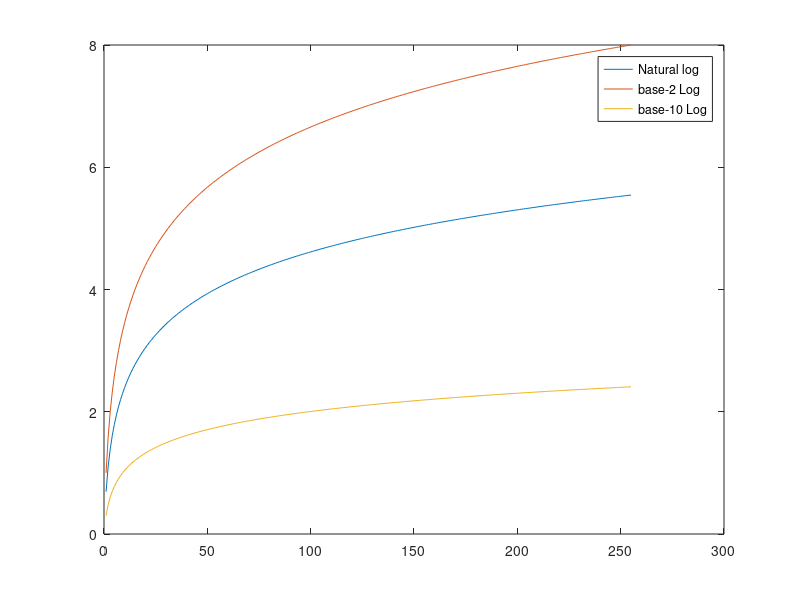

MATLAB code for this plot: (Note: this script raises an error after producing the figure.)
clear all; 
close all
%Logarithmic Transformation%

x = uint8(1:255);
c = 1;
gp1 = c*log(1+double(x));
gp2 = c*log2(1+double(x));
gp3 = c*log10(1+double(x));

figure(3);

plot(x, gp1, x, gp2, x,gp3);
legend('Natural log', 'base-2 Log', 'base-10 Log')

f = imread('blurimg.gif');

g1 = c*log(1+double(f));
gs1 = im2uint8(mat2gray(g1));

g2 = c*log2(1+double(f));
gs2 = im2uint8(mat2gray(g2));

g3 = c*log10(1+double(f));
gs3 = im2uint8(mat2gray(g3));

%-------------%
figure(4);
subplot(2,2,1); imshow(f);
subplot(2,2,2); imshow(gs1);
subplot(2,2,3); imshow(gs2);
subplot(2,2,4); imshow(gs3);

%--- Constrast-Stretching Transfomation ---%

m = 150;    % theshoding
E = 15;     % controlling the slope of function
m = 128;

G1 = 1./(1+(m./(double(x)+eps)).^5);
G2 = 1./(1+(m./(double(x)+eps)).^10);
G3 = 1./(1+(m./(double(x)+eps)).^E);
G4 = 1./(1+(m./(double(x)+eps)).^20);

figure(5);
plot(x, G1, x, G2, x, G3, x, G4);
legend('E=5', 'E=10', 'E=15', 'E=20')

G1 = 1./(1+(m./(double(x)+eps)).^5);
G2 = 1./(1+(m./(double(x)+eps)).^10);
G3 = 1./(1+(m./(double(x)+eps)).^15);
G4 = 1./(1+(m./(double(x)+eps)).^20);

GS1 = im2uint8(mat2gray(G1))
GS2 = im2uint8(mat2gray(G2))
GS3 = im2uint8(mat2gray(G3))
GS4 = im2uint8(mat2gray(G4))

figure(6);
subplot(2,2,1); imshow(uint8(GS1));
subplot(2,2,2); imshow(uint8(GS2));
subplot(2,2,3); imshow(uint8(GS3));
subplot(2,2,4); imshow(uint8(GS4));







